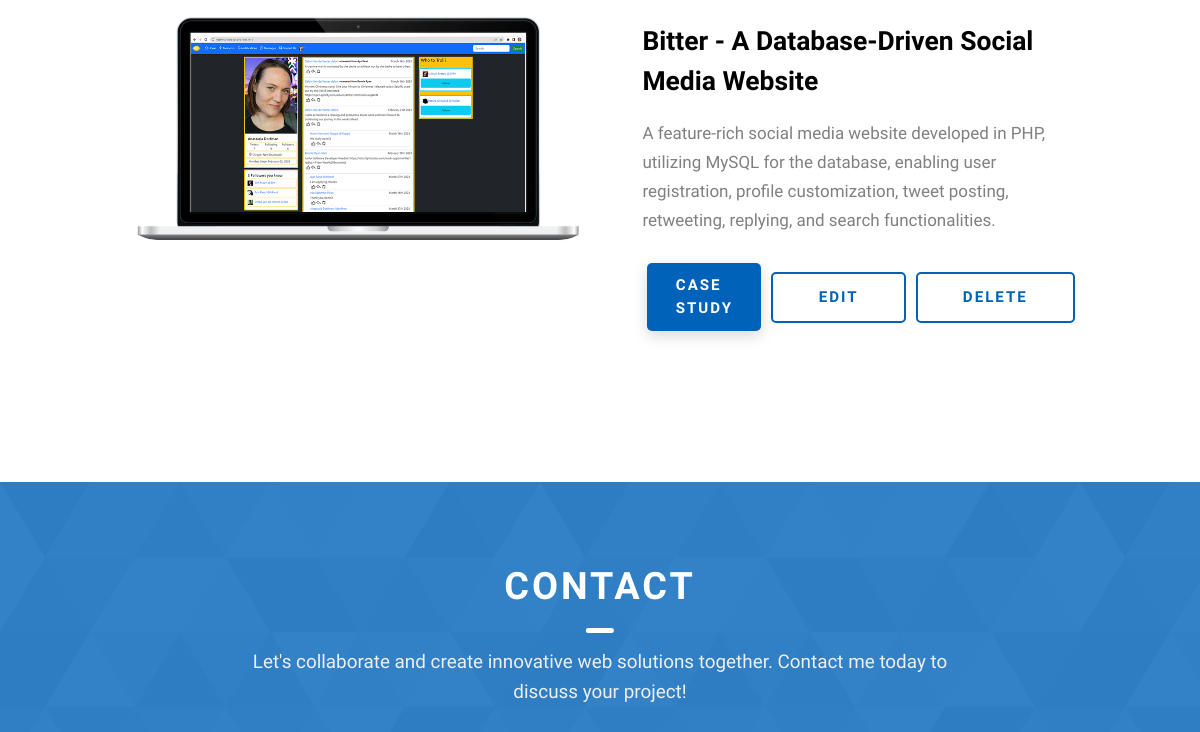
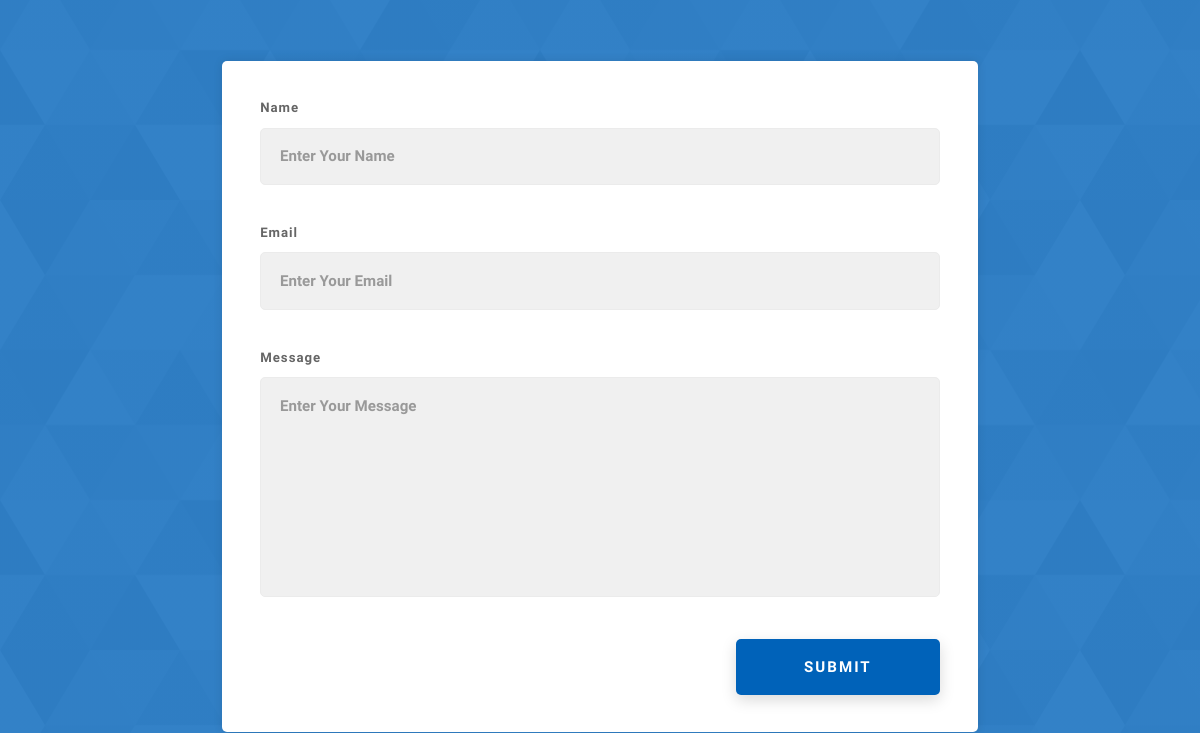
Before: /index.php (signed in, middle part) with the older database file (2 pictures, top to bottom).
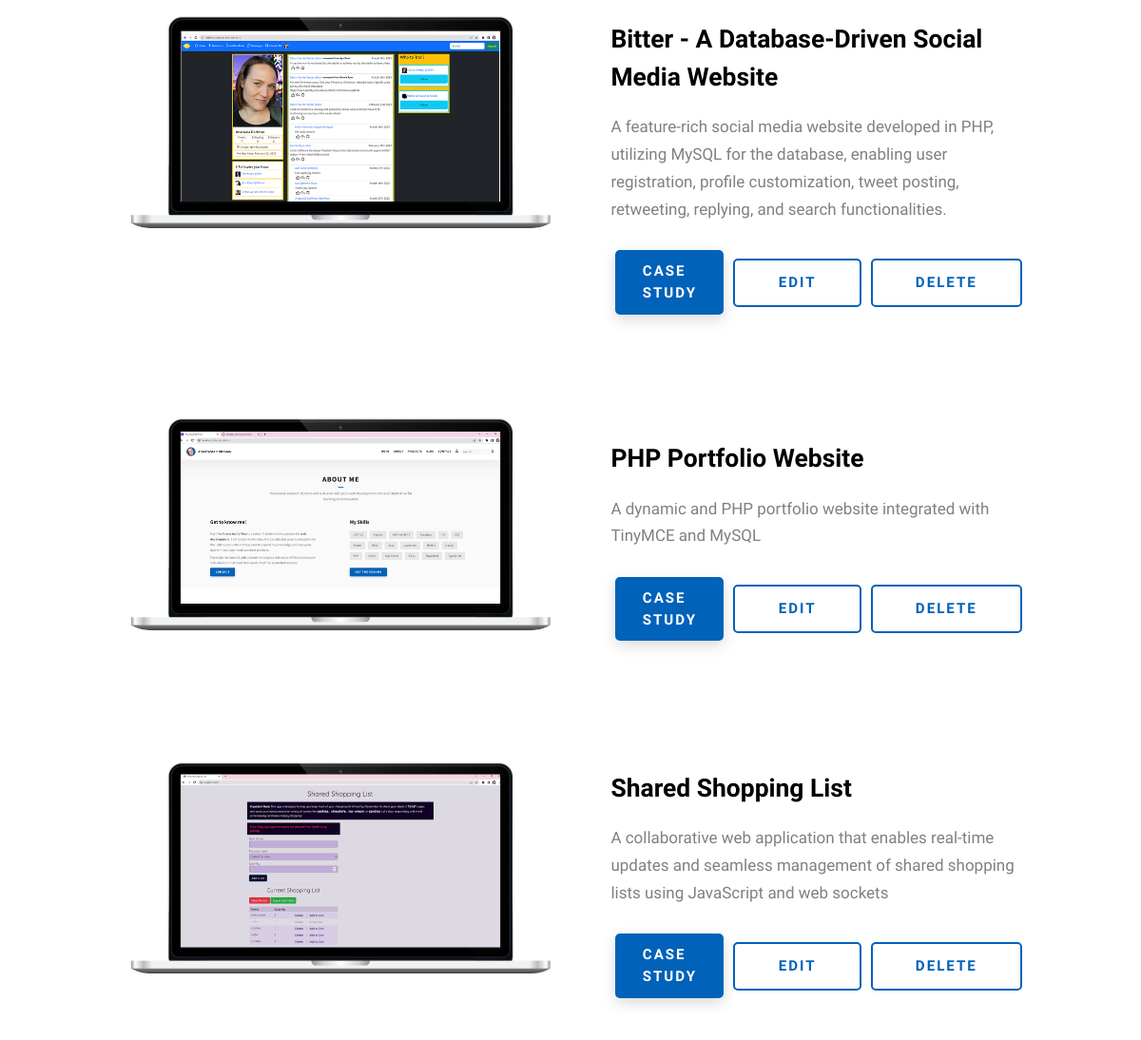
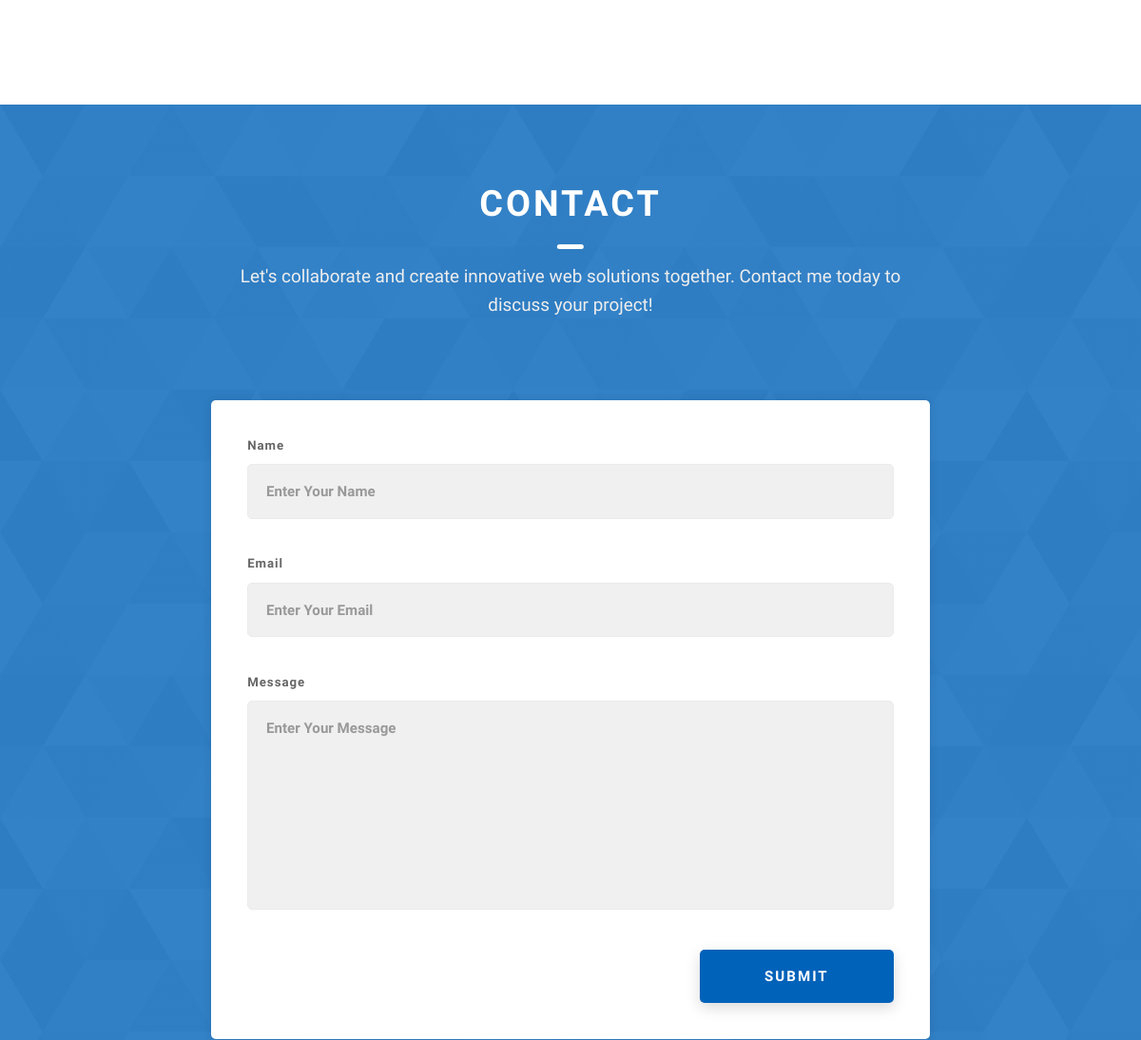
After: the same page with the newer database file (2 pictures, top to bottom).
### tables this page shows
CREATE TABLE `projects` (
  `id` int(11) NOT NULL AUTO_INCREMENT,
  `name` varchar(255) NOT NULL,
  `overview` longtext NOT NULL,
  `created_at` datetime NOT NULL DEFAULT CURRENT_TIMESTAMP,
  `code_link` varchar(255) NOT NULL,
  `description` mediumtext,
  PRIMARY KEY (`id`)
);

### www/includes/Project.php (called while the page is built, shortened)
<?php
class Project
{
    private $name;
    private $description;
    private $avatar;
    private $projectId;
    public function __construct(
        string $name,
        string $description,
        string $overview,
        $dateCreated,
        string $codeLink,
        string $avatar,
        array $tags = null,
        array $images = null,
        int $projectId = null
    ) {
        $this->name = $name;
        $this->description = $description;
        $this->avatar = $avatar;
        $this->projectId = $projectId;
    }
    public function getName(): string
    {
        return $this->name;
    }
    public function getDescription(): string
    {
        return $this->description;
    }
    public function getAvatar(): string
    {
        return $this->avatar;
    }
    public function setAvatar(string $avatar): void
    {
        $this->avatar = $avatar;
    }
    public function getProjectId(): int
    {
        return $this->projectId;
    }
    public static function getProjects(): array
    {
        try {
            $name = '';
            $description = '';
            $overview = '';
            $codeLink = '';
            $dateCreated = '';
            $projectId = -1;
            $con = $GLOBALS['con'];
            $sql = "SELECT id, name, description, overview, code_link, created_at FROM projects";
            $stmt = $con->prepare($sql);
            $stmt->execute();
            $stmt->bind_result($projectId, $name, $description, $overview, $codeLink, $dateCreated);
            $projects = [];
            while ($stmt->fetch()) {
                array_push($projects, new Project($name, $description, $overview, $dateCreated, $codeLink, '', [], [], $projectId));
            }
            foreach ($projects as $p) {
                $projectId = $p->getProjectId();
                $avatar = self::getAvatarByProjectId($projectId);
                $tags = self::getTagsByProjectId($projectId);
                $images = self::getImagesByProjectId($projectId);
            }
            return $projects;
        } catch (Exception $ex) {
            setFeedbackAndRedirect($ex->getMessage(), "error");
        }
    }
    public static function getAvatarByProjectId($projectId)
    {
        try {
            $avatar = '';
            $con = $GLOBALS['con'];
            $sql = "SELECT link FROM images WHERE project_id = $projectId AND type = 'avatar'";
            $result = $con->query($sql);
            $numRows = $result->num_rows;
            if ($numRows === 1) {
                $row = $result->fetch_assoc();
                $avatar = $row['link'];
            }
            return $avatar;
        } catch (Exception $ex) {
            setFeedbackAndRedirect($ex->getMessage(), "error");
        }
    }
    private static function getTagsByProjectId($projectId): array
    {
        try {
            $con = $GLOBALS['con'];
            $sql = "SELECT skill_name FROM project_skills WHERE project_id = $projectId";
            $result = $con->query($sql);
            $tags = [];
            while ($row = $result->fetch_assoc()) {
                array_push($tags, $row['skill_name']);
            }
            return $tags;
        } catch (Exception $ex) {
            setFeedbackAndRedirect($ex->getMessage(), "error");
        }
    }
    private static function getImagesByProjectId($projectId): array
    {
        try {
            $con = $GLOBALS['con'];
            $sql = "SELECT link FROM images WHERE project_id = $projectId AND type = 'image'";
            $result = $con->query($sql);
            $images = [];
            while ($row = $result->fetch_assoc()) {
                array_push($images, $row['link']);
            }
            return $images;
        } catch (Exception $ex) {
            setFeedbackAndRedirect($ex->getMessage(), "error");
        }
    }
}

### www/index.php (the view, shortened to what the changed rows need)
<?php
include_once "includes/Project.php";
$projects = Project::getProjects();
?>
<!DOCTYPE html>
<html lang="en">
<head>
  <link rel="stylesheet" href="includes/css/style.css" />
</head>
<body>
  <section id="projects" class="projects sec-pad">
    <div class="main-container">
      <?php foreach ($projects as $p) {
        $projectId = $p->getProjectId(); ?>
        <div class="projects__content">
          <div class="projects__row">
            <div class="projects__row-img-cont">
              <img src="<?php echo $p->getAvatar(); ?>" alt="Software Screenshot" class="projects__row-img" loading="lazy" />
            </div>
            <div class="projects__row-content">
              <h3 class="projects__row-content-title"><?php echo $p->getName() ?></h3>
              <p class="projects__row-content-desc"><?php echo $p->getDescription() ?></p>
              <div class="buttons-container">
                <a href="./project.php?project_id=<?php echo $projectId ?>" class="btn btn--med btn--theme dynamicBgClr">Case Study</a>
                <?php if (isset($_SESSION["USER_TYPE"]) && $_SESSION["USER_TYPE"] == 'admin') { ?>
                  <a href="./create_project.php?project_id=<?php echo $projectId ?>" class="btn btn--med btn--theme-inv">Edit</a>
                  <a href="./delete_project_proc.php?project_id=<?php echo $projectId ?>" onclick="showDeleteConfirmation(event)" class="btn btn--med btn--theme-inv">Delete</a>
                <?php } ?>
              </div>
            </div>
          </div>
        </div>
      <?php } ?>
    </div>
  </section>
  <section id="contact" class="contact sec-pad dynamicBg">
    <div class="main-container">
      <h2 class="heading heading-sec heading-sec__mb-med">
        <span class="heading-sec__main heading-sec__main--lt">Contact</span>
        <span class="heading-sec__sub heading-sec__sub--lt">
          Let's collaborate and create innovative web solutions together. Contact me today to discuss your project!
        </span>
      </h2>
    </div>
  </section>
</body>
</html>
<?php
include 'includes/scripts.php';
?>

Changed rows visible on the page:
added projects: shows a picture, name "PHP Portfolio Website", description "A dynamic and PHP portfolio website integrated with TinyMCE and MySQL"
added projects: shows a picture, name "Shared Shopping List", description "A collaborative web application that enables real-time updates and seamless management of shared shopping lists using JavaScript and web sockets"
